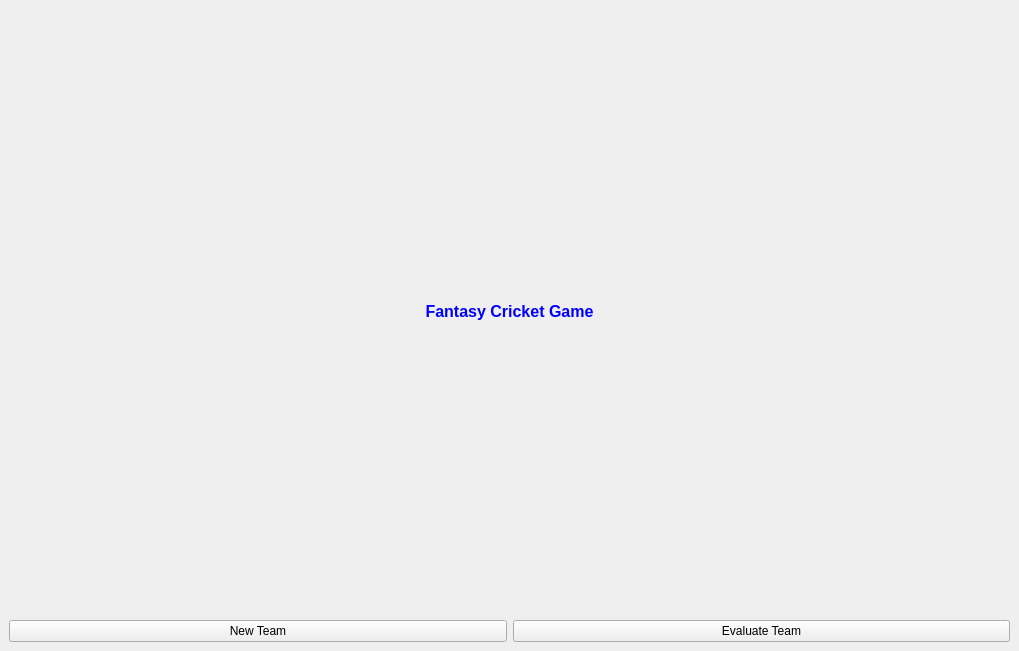
<?xml version="1.0" encoding="UTF-8"?>
<ui version="4.0">
 <class>MainWindow</class>
 <widget class="QMainWindow" name="MainWindow">
  <property name="geometry">
   <rect>
    <x>0</x>
    <y>0</y>
    <width>1019</width>
    <height>651</height>
   </rect>
  </property>
  <property name="windowTitle">
   <string>MainWindow</string>
  </property>
  <widget class="QWidget" name="centralwidget">
   <layout class="QVBoxLayout" name="verticalLayout">
    <item>
     <widget class="QLabel" name="label">
      <property name="text">
       <string>&lt;html&gt;&lt;head/&gt;&lt;body&gt;&lt;p align=&quot;center&quot;&gt;&lt;span style=&quot; font-size:12pt; font-weight:600; color:#0000ff;&quot;&gt;Fantasy Cricket Game&lt;/span&gt;&lt;/p&gt;&lt;/body&gt;&lt;/html&gt;</string>
      </property>
     </widget>
    </item>
    <item>
     <layout class="QHBoxLayout" name="horizontalLayout">
      <item>
       <widget class="QPushButton" name="newButton">
        <property name="text">
         <string>New Team</string>
        </property>
        <property name="autoDefault">
         <bool>false</bool>
        </property>
        <property name="default">
         <bool>false</bool>
        </property>
        <property name="flat">
         <bool>false</bool>
        </property>
       </widget>
      </item>
      <item>
       <widget class="QPushButton" name="evaluateButton">
        <property name="text">
         <string>Evaluate Team</string>
        </property>
       </widget>
      </item>
     </layout>
    </item>
   </layout>
  </widget>
 </widget>
 <resources/>
 <connections/>
</ui>
